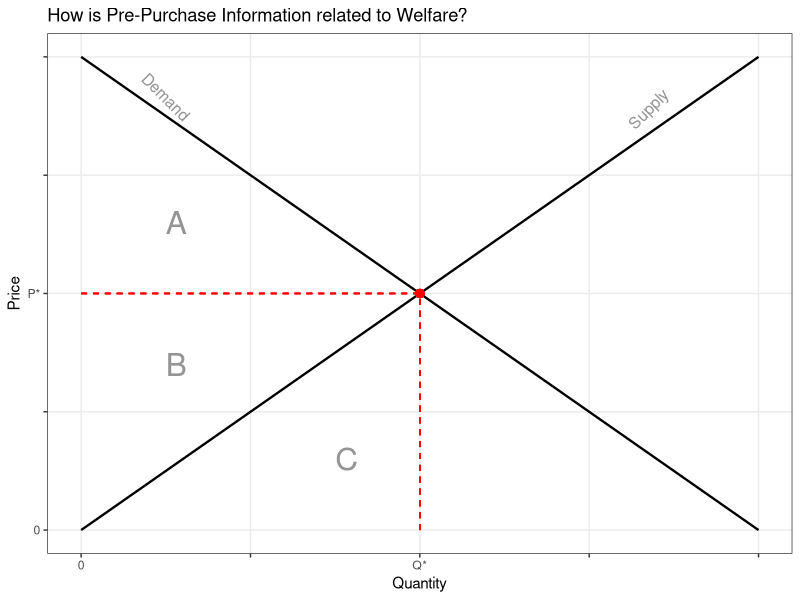

Write R code to recreate this figure. (Note: this script raises an error after producing the figure.)
## ---- chunk 1

user.name = ''
## ---- chunk 2

#load the package "ggplot2"
library(ggplot2)
#Create a fictive data set 
demand <- c(2, 1.5, 1, 0.5, 0)
xAxis <- c(0, 1,2,3,4)
supply <- c(0, 0.5, 1, 1.5, 2)
xGroup <- c(1, 1, 1, 1, 1)
DatasetTest <- data.frame(Price = demand, Quantity = xAxis, Supply = supply, Group = xGroup)
#Create a plot
ggplot(data = DatasetTest) +
  geom_line(aes(x=Quantity, y=Price, group = Group), linetype = 1, size = 0.8) +
  geom_line(aes(x=Quantity, y=supply, group = Group), linetype = 1, size = 0.8) +
  geom_segment(aes(x = 2, y = 0, xend = 2, yend = 1), color = "red", linetype = "dashed") +
  geom_segment(aes(x = 0, y = 1, xend = 2, yend = 1), color = "red", linetype = "dashed") +
#Mark Zone A
  geom_text(aes(x=0.5, y=1.3, label = "A"), color = "black", hjust=0, size=8, alpha = 0.1) +
#Mark Zone B
  geom_text(aes(x=0.5, y=0.7, label = "B"), color = "black", hjust=0, size=8, alpha = 0.1) +
#Mark Zone C
  geom_text(aes(x=1.5, y=0.3, label = "C"), color = "black", hjust=0, size=8, alpha = 0.1) +  
#Mark intersection point
  geom_point(aes(x = 2, y=1), color = "red", size=2.5) +
#Add line description
geom_text(aes(x=0.5, y=1.83, label = "Demand"), color = "Black", angle = 315, size= 4, alpha=0.1) +
geom_text(aes(x=3.35, y=1.78, label = "Supply"), color = "Black", angle = 45, size= 4, alpha=0.1) +
#Set specific layout
  theme_bw() +
  labs(title = "How is Pre-Purchase Information related to Welfare?",
       x = "Quantity", 
       y = "Price") +
  scale_x_continuous(labels = c("0", "", "Q*", "", "")) +
  scale_y_continuous(labels = c("0", "", "P*", "", "")) +
  theme(
 # axis.text.y=element_blank(),
  panel.grid.minor=element_blank(),plot.background=element_blank())

## ---- chunk 3
#Create a fictive data set 
DatasetPE <- data.frame(
  Price = 1:10,
  Demand_05 = 10 - 0.5*1:10,
  Demand_1 = 10 - 1*1:10,
  Demand_2 = 10 - 2*1:10
)
colnames(DatasetPE) <- c("Price", "ε > 1", "ε = 1", "ε < 1")

DatasetPE <- DatasetPE %>% 
  pivot_longer(cols = starts_with("ε"), names_to = "ε", values_to = "Quantity_Value") 

# Umwandeln der Daten in "long format"
ggplot(data = DatasetPE, aes(x = Price, y = Quantity_Value, group = ε)) +
  geom_line() +
  theme_bw() +
  geom_segment(aes(x = 4, y = 8, xend = 4, yend = 9), color = "red", linetype = "dashed") +
  geom_segment(aes(x = 4, y = 9, xend = 2, yend = 9), color = "red", linetype = "dashed") +
  geom_text(aes(x=2.75, y=9.25, label = "ΔQU = 2"), color = "red", hjust=0, size=2.5, alpha = 0.1) +
  geom_text(aes(x=4.25, y=8.95, label = "ΔPU = 1"), color = "red", angle = 270, hjust=0, size=2.5, alpha = 0.1) +
  geom_text(aes(x=5, y=7.85, label = "ε = 2"), color = "black", angle = 337.5, hjust=0, size=4, alpha = 0.1) +
  
  geom_segment(aes(x = 4, y = 6, xend = 4, yend = 7), color = "red", linetype = "dashed") +
  geom_segment(aes(x = 4, y = 7, xend = 3, yend = 7), color = "red", linetype = "dashed") +
  geom_text(aes(x=3.15, y=7.2, label = "ΔQU = 1"), color = "red", hjust=0, size=2.5, alpha = 0.1) +
  geom_text(aes(x=4.25, y=6.9, label = "PU = 1"), color = "red", angle = 270, hjust=0, size=2.5, alpha = 0.1) +
  geom_text(aes(x=5, y=5.45, label = "ε = 1"), color = "black", angle = 315, hjust=0, size=4, alpha = 0.1) +
  
  geom_segment(aes(x = 4, y = 2, xend = 4, yend = 4), color = "red", linetype = "dashed") +
  geom_segment(aes(x = 4, y = 4, xend = 3, yend = 4), color = "red", linetype = "dashed") +
  geom_text(aes(x=3.15, y=4.2, label = "ΔQU = 1"), color = "red", hjust=0, size=2.5, alpha = 0.1) +
  geom_text(aes(x=4.25, y=3.45, label = "ΔPU = 2"), color = "red", angle = 270, hjust=0, size=2.5, alpha = 0.1) +
  geom_text(aes(x=4.6, y=1.7, label = "ε = 0,5"), color = "black", angle = 292.5, hjust=0, size=4, alpha = 0.1) +
  
  labs(title = "Demand Curves and their Price Elasticities",
       x = "Quantity in QU (Quantity Units)", 
       y = "Price in PU (Price Units)") +
  xlim(0, 10) + 
  ylim(0, 10) +
  scale_x_continuous(breaks = 0:10) +
  theme(panel.grid.minor=element_blank(),plot.background=element_blank()) 
## ---- chunk 4
# Enter your code here.
## ---- chunk 5
# Enter your code here.
#use readRDS("file_name.RDS") to load your data
## ---- chunk 6
#use head(data set name) to show your data set
## ---- chunk 7

#Creating two new dummy variables to indicate professional reviews from non-NYT Magazines and from all Magazines
data$DOTH <- ifelse(data$DBG == 1 | data$DCHI == 1 | data$DLAT == 1 | data$DWAPO == 1 | data$DWSJ == 1 , 1, 0)
data$DALL <- ifelse(data$DBG == 1 | data$DCHI == 1 | data$DLAT == 1 | data$DWAPO == 1 | data$DWSJ == 1 | data$DNYT == 1 , 1, 0)

#Calculate professional review shares 
Share_of_NYT_Ratings <- paste0(round(mean(data$DNYT, na.rm = TRUE)*100, 2), "%") 
Share_of_BG_Ratings <- paste0(round(mean(data$DBG, na.rm = TRUE)*100, 2), "%") 
Share_of_CHI_Ratings <- paste0(round(mean(data$DCHI, na.rm = TRUE)*100, 2), "%")
Share_of_LAT_Ratings <- paste0(round(mean(data$DLAT, na.rm = TRUE)*100, 2), "%") 
Share_of_WAPO_Ratings <- paste0(round(mean(data$DWAPO, na.rm = TRUE)*100, 2), "%") 
Share_of_DWSJ_Ratings <- paste0(round(mean(data$DWSJ, na.rm = TRUE)*100, 2), "%") 
Share_of_OTH_Ratings <- paste0(round(mean(data$DOTH, na.rm = TRUE)*100, 2), "%") 
Share_of_ALL_Ratings <- paste0(round(mean(data$DALL, na.rm = TRUE)*100, 2), "%")

#Create a table to illustrate the shares
DesRat <- data.frame(Share_of_NYT_Ratings = c(Share_of_NYT_Ratings, n_distinct(data$titleno[data$DNYT == 1])), Share_of_BG_Ratings = c(Share_of_BG_Ratings, n_distinct(data$titleno[data$DBG == 1])), Share_of_CHI_Ratings = c(Share_of_CHI_Ratings, n_distinct(data$titleno[data$DCHI == 1])), Share_of_LAT_Ratings = c(Share_of_LAT_Ratings, n_distinct(data$titleno[data$DLAT == 1])), Share_of_WAPO_Ratings = c(Share_of_WAPO_Ratings, n_distinct(data$titleno[data$DWAPO == 1])), Share_of_DWSJ_Ratings = c(Share_of_DWSJ_Ratings, n_distinct(data$titleno[data$DWSJ == 1])), Share_of_OTH_Ratings = c(Share_of_OTH_Ratings, n_distinct(data$titleno[data$DOTH == 1])), Share_of_ALL_Ratings = c(Share_of_ALL_Ratings, n_distinct(data$titleno[data$DALL == 1], n_distinct(data$titleno))))

rownames(DesRat) <- c("Relative share", "Absolut share") 

#Use of kbl() funktion to create a visualable table
DesRat  %>%
kbl(col.names = c("Share_of_NYT_Ratings" = "New York Times", "Share_of_BG_Ratings" = "Boston Globe", "Share_of_CHI_Ratings" = "Chicago Tribune", "Share_of_LAT_Ratings" = "Los Angeles Times", "Share_of_WAPO_Ratings" = "Washington Post", "Share_of_DWSJ_Ratings" = "Wall Street Journal", "Share_of_OTH_Ratings" = "Non New York Times", "Share_of_ALL_Ratings" = "All"), caption = "Share of Professional Reviewed Books ") %>%
  kable_paper("striped", full_width = TRUE) %>%
  kable_styling(bootstrap_options = c("striped", "hover", "condensed", "responsive")) 




